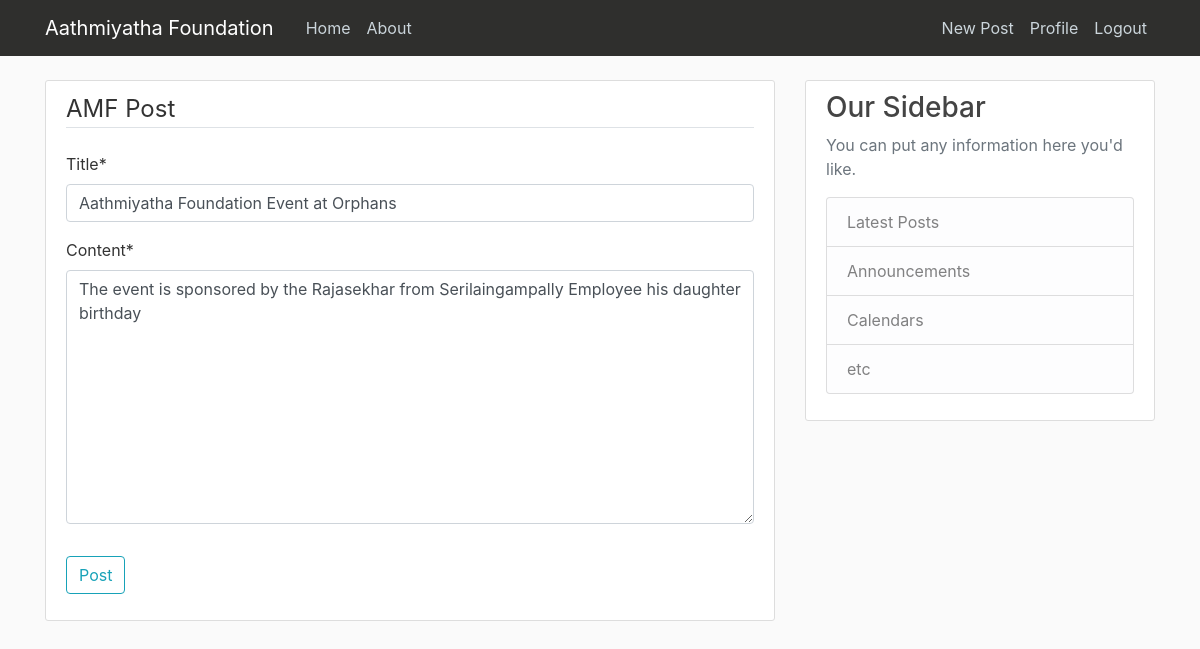
The app's page /post/1/update/ (signed in) with its own data.
### aathmiyatha/models.py (models this page shows, shortened)
class Post(models.Model):
	title = models.CharField(max_length=100)
	image = models.ImageField(default='default.jpg', upload_to='home_posts')
	content = models.TextField()
	date_posted = models.DateTimeField(default=timezone.now)
	author =models.ForeignKey(User, on_delete=models.CASCADE)

### aathmiyatha/views.py (the view, shortened to what this page needs)
# urls.py: path('post/<int:pk>/update/', PostUpdateView.as_view(), name='post-update'),
class PostUpdateView(LoginRequiredMixin, UserPassesTestMixin, UpdateView):
	model = Post
	fields = ['title', 'content']
	def test_func(self):
		post = self.get_object()
		if self.request.user == post.author:
			return True
		return False

### templates/aathmiyatha/post_form.html (shortened to what this page needs)
{% extends "aathmiyatha/base.html" %}
{% load crispy_forms_tags %}
{% block content %}
	<div class="content-section">
		<form method="POST">
			<fieldset class="form-group">
				<legend class="border-bottom mb-4">AMF Post</legend>
				{{ form|crispy }}
			</fieldset>
			<div class="form-group">
				<button class="btn btn-outline-info" type="submit">Post</button>
			</div>
		</form>
	</div>
{% endblock content %}

### static/aathmiyatha/css/base.css (style rules this page uses)
body { background: #fafafa; color: #333333; margin-top: 5rem; }
.content-section { background: #ffffff; padding: 10px 20px; border: 1px solid #dddddd; border-radius: 3px; margin-bottom: 20px; }

### records on screen
Post: title "Aathmiyatha Foundation Event at Orphans", content "The event is sponsored by the Rajasekhar from Serilaingampally Employee his daughter birthday"
